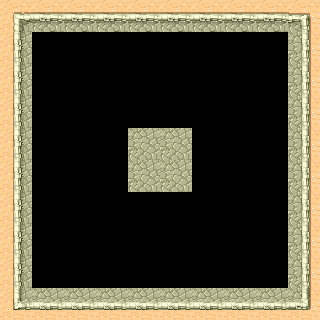

This game map was drawn from its Tiled (.tmx) file and the tilesets committed beside it. A one-line description and the trimmed map source follow:
An orthogonal 10x10 tile map with 32x32 px tiles, 1 tile layer (Tile Layer 1).

<map version="1.0" orientation="orthogonal" width="10" height="10" tilewidth="32" tileheight="32">
 <tileset firstgid="1" name="Desert" tilewidth="32" tileheight="32" spacing="1" margin="1">
  <image source="desert_resolution.png" />
 </tileset>
 <layer name="Tile Layer 1" width="10" height="10">
  <data>[100 cells, 40 non-empty, 9 distinct tile ids]</data>
 </layer>
</map>
